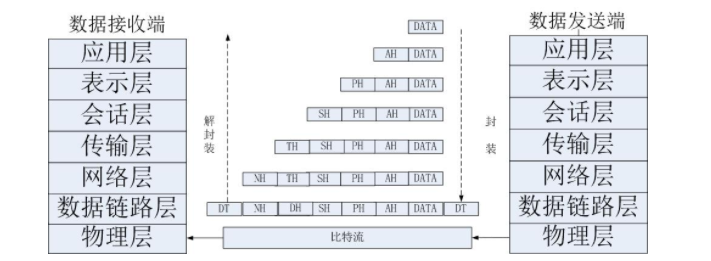
#> input picture arcserve/socket/osi model/1.PNG, 711 x 261 px, given in place of 1.jpg, which was not available
$ python cany.py
#> lines starting #> are read from the running program, lines starting #| are printed output that depends on the picture; after the words box and inside, x2 and y2 are one past the last pixel; in counts of white or black regions, pixels touching at a corner belong together; pictures that were not available may be replaced by others from this repository, and a replacement may not be noted
# coding by 刘云飞
# email: liuyunfei.1314@163.com
# date: 2018-4-17

import cv2
import numpy as np

# 读取名称为 p6.png的图片
img = cv2.imread("d:\\1.jpg",1)
#> img is the input picture: shape (261, 711, 3); mean B, G, R 237.9, 234, 231.9

# 高斯模糊
blur = cv2.GaussianBlur(img,(3,3),0)
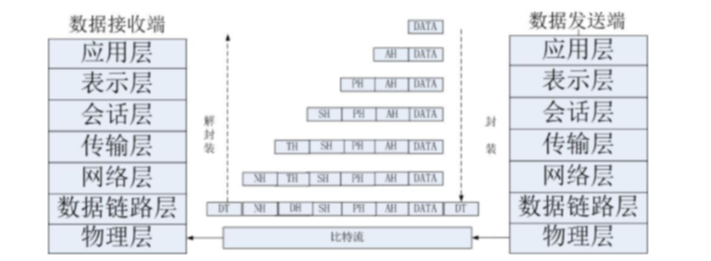
#> blur: shape (261, 711, 3); mean B, G, R 238, 234, 231.9

# Canny提取边缘
processed = cv2.Canny(blur,10,20)
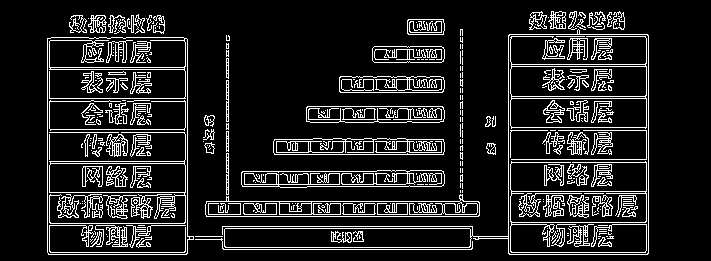
#> processed: shape (261, 711); 13% white in thin lines or dots, all inside (x1, y1, x2, y2) = (47, 11, 649, 255)

# 显示原图和处理后的图像
cv2.imshow("org",img)
cv2.imshow("processed",processed)

cv2.waitKey(0)
